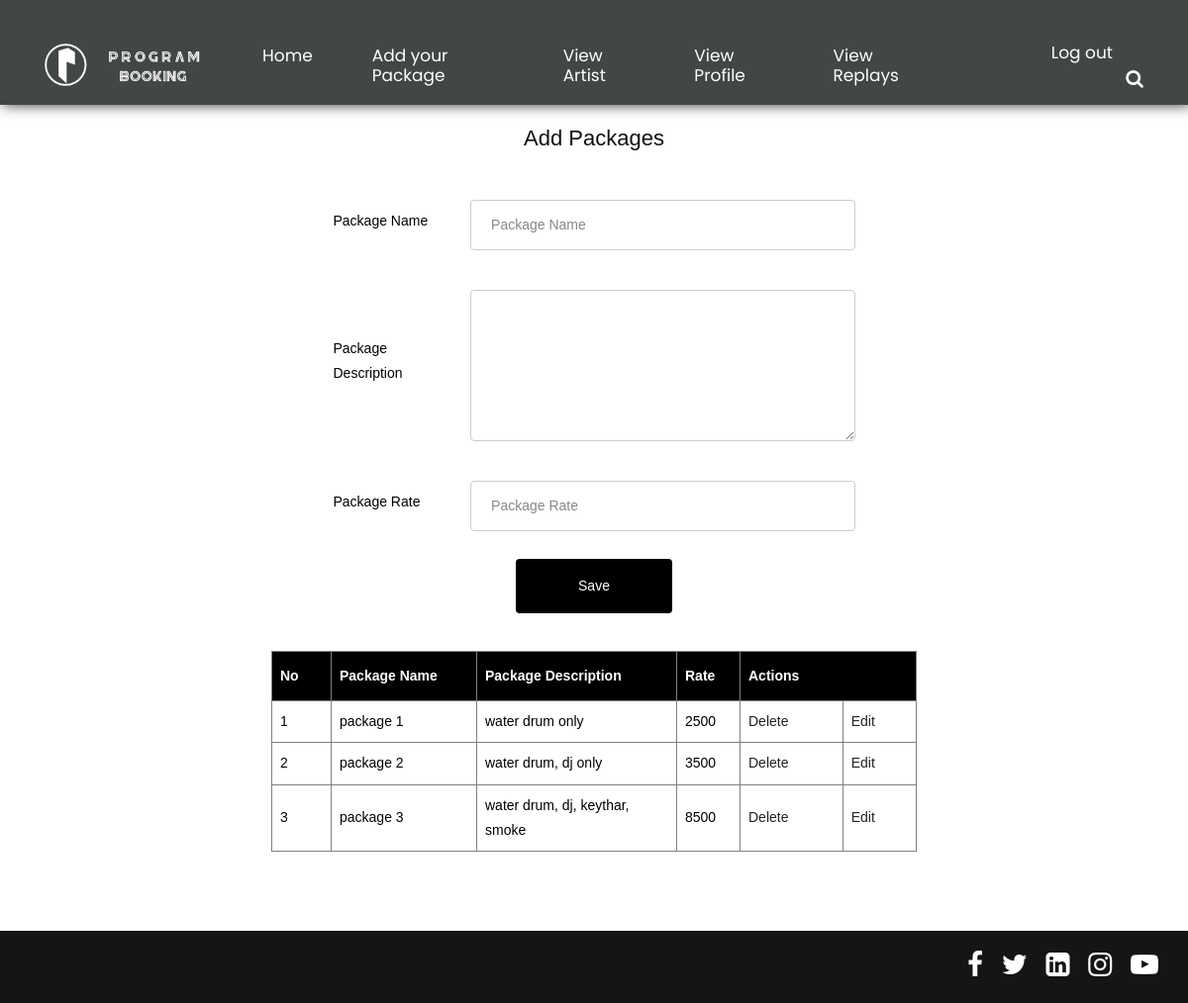
Page /Program-Booking/Troops/Package.php (signed in) on the committed database.
### tables this page shows
CREATE TABLE `tbl_package` (
  `package_id` int(50) NOT NULL auto_increment,
  `package_name` varchar(50) NOT NULL,
  `package_des` varchar(50) NOT NULL,
  `package_rate` int(50) NOT NULL,
  `troop_id` varchar(50) NOT NULL,
  PRIMARY KEY  (`package_id`)
);

### Program-Booking/Troops/Package.php (the view, shortened to what this page needs)
<!DOCTYPE html PUBLIC "-//W3C//DTD XHTML 1.0 Transitional//EN" "http://www.w3.org/TR/xhtml1/DTD/xhtml1-transitional.dtd">
<html xmlns="http://www.w3.org/1999/xhtml">
<head>
<?php include("Template/Header.php") ?>
</head>
<div class="main_form" id="tab"  align="center">
<br><br><br><br><br>
<h2>Add Packages</h2>
<br>
<body>
<form id="request" name="form1" method="post" action="">
  <table width="543">
    <tr>
      <td>Package Name</td>
      <td><label for="txtpkname"></label>
      <input type="text" name="txtpkname" id="txtpkname" value="<?php echo $row["package_name"] ?>" required="required" placeholder="Package Name" /></td>
    </tr>
    <tr>
      <td>Package Description</td>
      <td><label for="txtpkdes"></label>
      <textarea name="txtpkdes" id="txtpkdes" cols="45" rows="5" required="required" placeholder="Package Description" ><?php echo $row["package_des"] ?> </textarea></td>
    </tr>
    <tr>
      <td>Package Rate</td>
      <td><label for="txtpkrate"></label>
      <input type="text" name="txtpkrate" id="txtpkrate" value="<?php echo $row["package_rate"] ?>" required="required" placeholder="Package Rate" /></td>
    </tr>
    <tr>
       <td colspan="2" align="center"><input type="submit" name="txtsave" id="txtsave" value="Save" /></td>
    </tr>
  </table>
  <br>
  <table width="652" border="1">
    <tr>
      <th width="60">No</th>
      <th width="147">Package Name</th>
      <th width="202">Package Description</th>
      <th width="64">Rate</th>
      <th colspan="2">Actions</th>
    </tr>
    <?php
	$sel="select * from tbl_package where troop_id='".$_SESSION["troopid"]."'";
	$data=mysql_query($sel);
	$i=0;
	while($row=mysql_fetch_array($data))
	{
		$i=$i+1;
	 ?>
    <tr>
      <td><?php echo $i ?></td>
      <td><?php echo $row["package_name"] ?></td>
      <td><?php echo $row["package_des"] ?></td>
      <td><?php echo $row["package_rate"] ?></td>
      <td><a href="Package.php?delid=<?php echo $row["package_id"] ?>">Delete</a></td>
      <td><a href="Package.php?editid=<?php echo $row["package_id"] ?>">Edit</a></td>
    </tr>
    <?php
	}
	?>
  </table>
</form>
</body>
</div>
<?php include("Template/Footer.php") ?>
</html>

### Program-Booking/Troops/Template/css/style.css (style rules this page uses)
body { color: #666666; font-size: 14px; font-family: 'Poppins', sans-serif; line-height: 1.80857; font-weight: normal; }
a { color: #1f1f1f; text-decoration: none !important; outline: none !important; -webkit-transition: all .3s ease-in-out; -moz-transition: all .3s ease-in-out; -ms-transition: all .3s ease-in-out; -o-transition: all .3s ease-in-out; transition: all .3s ease-in-out; }
h1, h2, h3, h4, h5, h6 { letter-spacing: 0; font-weight: normal; position: relative; padding: 0; font-weight: normal; line-height: normal; color: #111111; margin: 0 }
h2 { font-size: 22px }
*, *::after, *::before { -webkit-box-sizing: border-box; -moz-box-sizing: border-box; box-sizing: border-box; }
a { color: #222222; text-decoration: none; outline: none !important; }
a, .btn { text-decoration: none !important; outline: none !important; -webkit-transition: all .3s ease-in-out; -moz-transition: all .3s ease-in-out; -ms-transition: all .3s ease-in-out; -o-transition: all .3s ease-in-out; transition: all .3s ease-in-out; }
#request *::placeholder { color: #888888; opacity: 1; }

### Program-Booking/Troops/Template/form.css (style rules this page uses)
#tab { font-family: "Trebuchet MS", Arial, Helvetica, sans-serif; border-collapse: collapse; width: 100%; }
#tab td, #tab th { padding: 8px; color: #000; }
#tab th { padding-top: 12px; padding-bottom: 12px; text-align: left; background-color: #000; color: white; }
input[type=text],input[type=password],input[type=file],input[type=date],input[type=email], select,textarea { width: 100%; padding: 12px 20px; margin: 8px 0; display: inline-block; border: 1px solid #ccc; border-radius: 4px; box-sizing: border-box; }
input[type=submit] { width: 30%; background-color: #000 ; color: white; padding: 15px; margin: 4px 0; border: none; border-radius: 4px; cursor: pointer; }

### rows in the picture
tbl_package: package_name "package 1", package_des "water drum only", package_rate "2500"
tbl_package: package_name "package 2", package_des "water drum, dj only", package_rate "3500"
tbl_package: package_name "package 3", package_des "water drum, dj, keythar, smoke", package_rate "8500"
